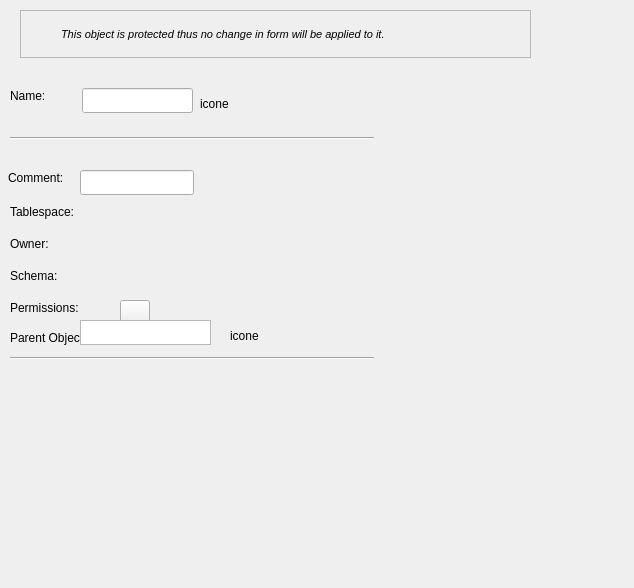
<?xml version="1.0" encoding="UTF-8"?>
<ui version="4.0">
 <class>ObjetoBaseWidget</class>
 <widget class="QWidget" name="ObjetoBaseWidget">
  <property name="geometry">
   <rect>
    <x>0</x>
    <y>0</y>
    <width>634</width>
    <height>588</height>
   </rect>
  </property>
  <property name="minimumSize">
   <size>
    <width>0</width>
    <height>0</height>
   </size>
  </property>
  <property name="windowTitle">
   <string>Form</string>
  </property>
  <widget class="QLabel" name="nome_lbl">
   <property name="geometry">
    <rect>
     <x>10</x>
     <y>88</y>
     <width>50</width>
     <height>16</height>
    </rect>
   </property>
   <property name="maximumSize">
    <size>
     <width>50</width>
     <height>16777215</height>
    </size>
   </property>
   <property name="text">
    <string>Name:</string>
   </property>
  </widget>
  <widget class="QLineEdit" name="nome_edt">
   <property name="geometry">
    <rect>
     <x>82</x>
     <y>88</y>
     <width>111</width>
     <height>25</height>
    </rect>
   </property>
   <property name="minimumSize">
    <size>
     <width>0</width>
     <height>25</height>
    </size>
   </property>
   <property name="maximumSize">
    <size>
     <width>16777215</width>
     <height>25</height>
    </size>
   </property>
   <property name="text">
    <string/>
   </property>
  </widget>
  <widget class="QLabel" name="iconeobj_lbl">
   <property name="geometry">
    <rect>
     <x>200</x>
     <y>88</y>
     <width>32</width>
     <height>32</height>
    </rect>
   </property>
   <property name="minimumSize">
    <size>
     <width>32</width>
     <height>32</height>
    </size>
   </property>
   <property name="maximumSize">
    <size>
     <width>32</width>
     <height>32</height>
    </size>
   </property>
   <property name="frameShape">
    <enum>QFrame::NoFrame</enum>
   </property>
   <property name="frameShadow">
    <enum>QFrame::Plain</enum>
   </property>
   <property name="text">
    <string>icone</string>
   </property>
   <property name="scaledContents">
    <bool>false</bool>
   </property>
   <property name="alignment">
    <set>Qt::AlignLeading|Qt::AlignLeft|Qt::AlignVCenter</set>
   </property>
  </widget>
  <widget class="QLabel" name="comentario_lbl">
   <property name="geometry">
    <rect>
     <x>8</x>
     <y>170</y>
     <width>75</width>
     <height>16</height>
    </rect>
   </property>
   <property name="minimumSize">
    <size>
     <width>75</width>
     <height>0</height>
    </size>
   </property>
   <property name="maximumSize">
    <size>
     <width>68</width>
     <height>16777215</height>
    </size>
   </property>
   <property name="text">
    <string>Comment:</string>
   </property>
  </widget>
  <widget class="QLineEdit" name="comentario_edt">
   <property name="geometry">
    <rect>
     <x>80</x>
     <y>170</y>
     <width>114</width>
     <height>25</height>
    </rect>
   </property>
   <property name="minimumSize">
    <size>
     <width>0</width>
     <height>25</height>
    </size>
   </property>
  </widget>
  <widget class="Line" name="div_ln">
   <property name="geometry">
    <rect>
     <x>10</x>
     <y>130</y>
     <width>364</width>
     <height>16</height>
    </rect>
   </property>
   <property name="minimumSize">
    <size>
     <width>0</width>
     <height>5</height>
    </size>
   </property>
   <property name="orientation">
    <enum>Qt::Horizontal</enum>
   </property>
  </widget>
  <widget class="QLabel" name="esptabela_lbl">
   <property name="geometry">
    <rect>
     <x>10</x>
     <y>204</y>
     <width>91</width>
     <height>16</height>
    </rect>
   </property>
   <property name="text">
    <string>Tablespace:</string>
   </property>
  </widget>
  <widget class="QLabel" name="dono_lbl">
   <property name="geometry">
    <rect>
     <x>10</x>
     <y>236</y>
     <width>41</width>
     <height>16</height>
    </rect>
   </property>
   <property name="text">
    <string>Owner:</string>
   </property>
  </widget>
  <widget class="QLabel" name="esquema_lbl">
   <property name="geometry">
    <rect>
     <x>10</x>
     <y>268</y>
     <width>61</width>
     <height>16</height>
    </rect>
   </property>
   <property name="text">
    <string>Schema:</string>
   </property>
  </widget>
  <widget class="Line" name="div1_ln">
   <property name="geometry">
    <rect>
     <x>10</x>
     <y>350</y>
     <width>364</width>
     <height>16</height>
    </rect>
   </property>
   <property name="minimumSize">
    <size>
     <width>0</width>
     <height>5</height>
    </size>
   </property>
   <property name="orientation">
    <enum>Qt::Horizontal</enum>
   </property>
  </widget>
  <widget class="QLabel" name="permissoes_lbl">
   <property name="geometry">
    <rect>
     <x>10</x>
     <y>300</y>
     <width>71</width>
     <height>16</height>
    </rect>
   </property>
   <property name="text">
    <string>Permissions:</string>
   </property>
  </widget>
  <widget class="QToolButton" name="edt_permissoes_tb">
   <property name="geometry">
    <rect>
     <x>120</x>
     <y>300</y>
     <width>30</width>
     <height>25</height>
    </rect>
   </property>
   <property name="minimumSize">
    <size>
     <width>30</width>
     <height>25</height>
    </size>
   </property>
   <property name="toolTip">
    <string>Edit Permissions</string>
   </property>
   <property name="text">
    <string/>
   </property>
   <property name="icon">
    <iconset resource="../res/resources.qrc">
     <normaloff>:/icones/icones/editar.png</normaloff>:/icones/icones/editar.png</iconset>
   </property>
  </widget>
  <widget class="QFrame" name="obj_protegido_frm">
   <property name="geometry">
    <rect>
     <x>20</x>
     <y>10</y>
     <width>511</width>
     <height>48</height>
    </rect>
   </property>
   <property name="sizePolicy">
    <sizepolicy hsizetype="Preferred" vsizetype="Fixed">
     <horstretch>0</horstretch>
     <verstretch>0</verstretch>
    </sizepolicy>
   </property>
   <property name="minimumSize">
    <size>
     <width>0</width>
     <height>48</height>
    </size>
   </property>
   <property name="frameShape">
    <enum>QFrame::StyledPanel</enum>
   </property>
   <property name="frameShadow">
    <enum>QFrame::Raised</enum>
   </property>
   <layout class="QGridLayout" name="gridLayout">
    <property name="margin">
     <number>2</number>
    </property>
    <item row="0" column="0">
     <widget class="QLabel" name="label">
      <property name="minimumSize">
       <size>
        <width>32</width>
        <height>32</height>
       </size>
      </property>
      <property name="maximumSize">
       <size>
        <width>32</width>
        <height>32</height>
       </size>
      </property>
      <property name="text">
       <string/>
      </property>
      <property name="textFormat">
       <enum>Qt::AutoText</enum>
      </property>
      <property name="pixmap">
       <pixmap resource="../res/resources.qrc">:/icones/icones/msgbox_alerta.png</pixmap>
      </property>
     </widget>
    </item>
    <item row="0" column="1">
     <widget class="QLabel" name="label_2">
      <property name="font">
       <font>
        <pointsize>8</pointsize>
        <weight>50</weight>
        <italic>true</italic>
        <bold>false</bold>
        <underline>false</underline>
        <strikeout>false</strikeout>
        <kerning>true</kerning>
       </font>
      </property>
      <property name="text">
       <string>This object is protected thus no change in form will be applied to it.</string>
      </property>
      <property name="wordWrap">
       <bool>true</bool>
      </property>
     </widget>
    </item>
   </layout>
  </widget>
  <widget class="QLabel" name="objeto_pai_lbl">
   <property name="geometry">
    <rect>
     <x>10</x>
     <y>330</y>
     <width>71</width>
     <height>16</height>
    </rect>
   </property>
   <property name="text">
    <string>Parent Object:</string>
   </property>
  </widget>
  <widget class="QLabel" name="iconeobjpai_lbl">
   <property name="geometry">
    <rect>
     <x>230</x>
     <y>320</y>
     <width>32</width>
     <height>32</height>
    </rect>
   </property>
   <property name="minimumSize">
    <size>
     <width>32</width>
     <height>32</height>
    </size>
   </property>
   <property name="maximumSize">
    <size>
     <width>32</width>
     <height>32</height>
    </size>
   </property>
   <property name="frameShape">
    <enum>QFrame::NoFrame</enum>
   </property>
   <property name="frameShadow">
    <enum>QFrame::Plain</enum>
   </property>
   <property name="text">
    <string>icone</string>
   </property>
   <property name="scaledContents">
    <bool>false</bool>
   </property>
   <property name="alignment">
    <set>Qt::AlignLeading|Qt::AlignLeft|Qt::AlignVCenter</set>
   </property>
  </widget>
  <widget class="QTextEdit" name="objeto_pai_txt">
   <property name="geometry">
    <rect>
     <x>80</x>
     <y>320</y>
     <width>131</width>
     <height>25</height>
    </rect>
   </property>
   <property name="minimumSize">
    <size>
     <width>0</width>
     <height>25</height>
    </size>
   </property>
   <property name="maximumSize">
    <size>
     <width>16777215</width>
     <height>25</height>
    </size>
   </property>
   <property name="font">
    <font>
     <italic>true</italic>
    </font>
   </property>
   <property name="verticalScrollBarPolicy">
    <enum>Qt::ScrollBarAlwaysOff</enum>
   </property>
   <property name="horizontalScrollBarPolicy">
    <enum>Qt::ScrollBarAlwaysOff</enum>
   </property>
   <property name="undoRedoEnabled">
    <bool>false</bool>
   </property>
   <property name="lineWrapMode">
    <enum>QTextEdit::NoWrap</enum>
   </property>
   <property name="readOnly">
    <bool>true</bool>
   </property>
   <property name="textInteractionFlags">
    <set>Qt::NoTextInteraction</set>
   </property>
  </widget>
 </widget>
 <resources>
  <include location="../res/resources.qrc"/>
 </resources>
 <connections/>
</ui>
